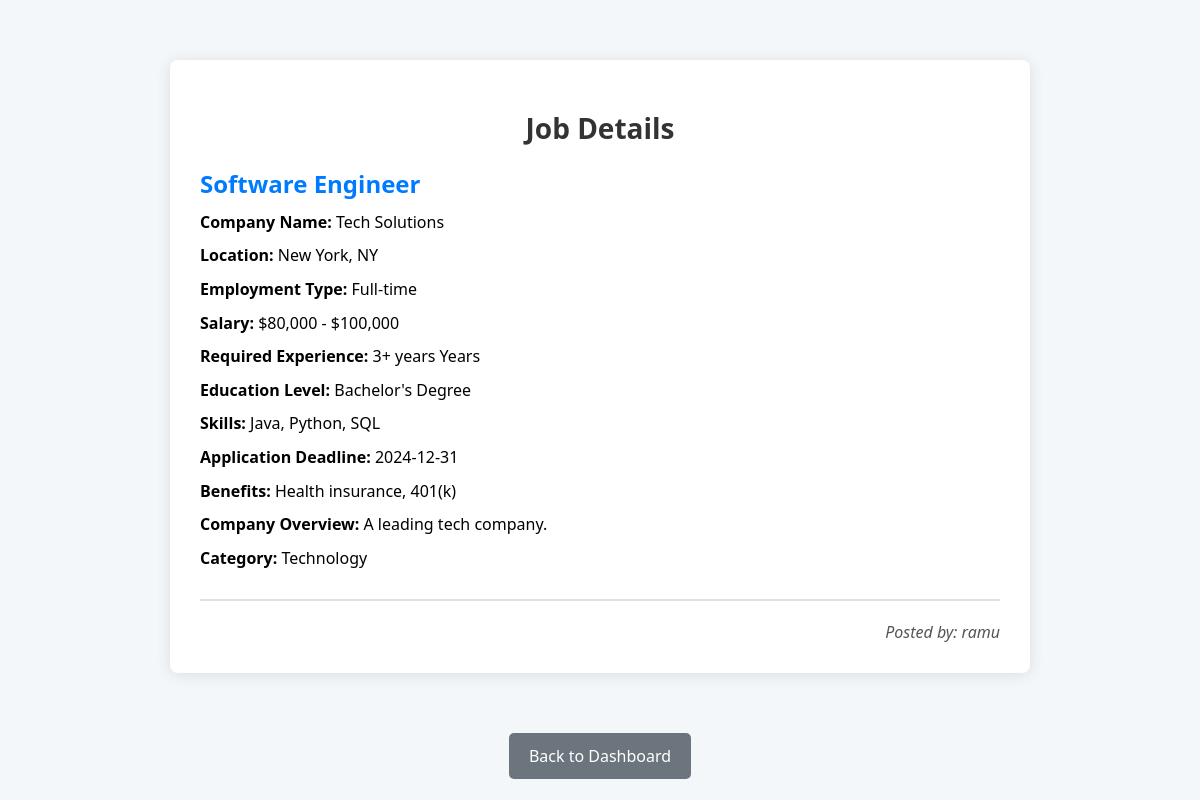
The page /Authentication/job_details.php?job_id=1 (signed in) on the database its author committed.
### tables this page shows
CREATE TABLE `jobs` (
  `id` int(11) NOT NULL,
  `user_id` int(11) NOT NULL,
  `job_title` varchar(255) NOT NULL,
  `job_description` text NOT NULL,
  `company_name` varchar(255) NOT NULL,
  `email` varchar(255) NOT NULL,
  `location` varchar(255) NOT NULL,
  `employment_type` varchar(255) NOT NULL,
  `salary` varchar(255) DEFAULT NULL,
  `required_experience` varchar(255) DEFAULT NULL,
  `education_level` varchar(255) DEFAULT NULL,
  `skills` text DEFAULT NULL,
  `application_deadline` date DEFAULT NULL,
  `benefits` text DEFAULT NULL,
  `company_overview` text DEFAULT NULL,
  `contact_information` text DEFAULT NULL,
  `category_name` varchar(255) NOT NULL,
  `status` enum('pending','approved','rejected') NOT NULL DEFAULT 'pending',
  `created_at` timestamp NOT NULL DEFAULT current_timestamp(),
  `updated_at` timestamp NOT NULL DEFAULT current_timestamp() ON UPDATE current_timestamp(),
  `del` varchar(5) DEFAULT 'false'
);

CREATE TABLE `users` (
  `id` int(11) NOT NULL,
  `name` varchar(100) NOT NULL,
  `email` varchar(100) NOT NULL,
  `password` varchar(255) NOT NULL,
  `role` varchar(50) NOT NULL,
  `del` varchar(5) DEFAULT 'false'
);

### Authentication/job_details.php (the view, shortened to what this page needs)
<?php
$servername = "localhost";
$username = "root";
$password = "";
$dbname = "oddjob";
$conn = new mysqli($servername, $username, $password, $dbname);
$job_details = null;
if (isset($_GET['job_id'])) {
    $job_id = $_GET['job_id'];
    $job_details_query = "SELECT * FROM jobs WHERE id = '$job_id'";
    $job_details_result = $conn->query($job_details_query);
    if ($job_details_result && $job_details_result->num_rows > 0) {
        $job_details = $job_details_result->fetch_assoc();
        $employer_email = $job_details['email'];
        $get_username_query = "SELECT name FROM users WHERE email = '$employer_email'";
        $username_result = $conn->query($get_username_query);
        if ($username_result && $username_result->num_rows > 0) {
            $posted_by = $username_result->fetch_assoc()['name'];
        } else {
            $posted_by = "Unknown";
        }
    }
}
?>
<!DOCTYPE html>
<html lang="en">
<head>
</head>
<body>
    <div class="container">
        <?php if ($job_details): ?>
            <div class="job-details">
                <center><h1>Job Details</h1></center>
                <h2><?php echo $job_details['job_title']; ?></h2>
                <p><strong>Company Name:</strong> <?php echo $job_details['company_name']; ?></p>
                <p><strong>Location:</strong> <?php echo $job_details['location']; ?></p>
                <p><strong>Employment Type:</strong> <?php echo $job_details['employment_type']; ?></p>
                <p><strong>Salary:</strong> <?php echo $job_details['salary']; ?></p>
                <p><strong>Required Experience:</strong> <?php echo ($job_details['required_experience'] == 0 ? "No Experience Required" : $job_details['required_experience'] . " Years"); ?></p>
                <p><strong>Education Level:</strong> <?php echo $job_details['education_level']; ?></p>
                <p><strong>Skills:</strong> <?php echo $job_details['skills']; ?></p>
                <p><strong>Application Deadline:</strong> <?php echo $job_details['application_deadline']; ?></p>
                <p><strong>Benefits:</strong> <?php echo $job_details['benefits']; ?></p>
                <p><strong>Company Overview:</strong> <?php echo $job_details['company_overview']; ?></p>
                <p><strong>Category:</strong> <?php echo $job_details['category_name']; ?></p>
            </div>
            <div class="posted-by">
                Posted by: <?php echo $posted_by; ?>
            </div>
        <?php else: ?>
            <p>No job details found.</p>
        <?php endif; ?>
    </div>
    <?php if ($_SESSION['role']=="admin")
    {echo '<center><a href="./admin.php" class="back-button">Back to Dashboard</a></center>'; }
    else {
        echo '<center><a href="./dashboard.php" class="back-button">Back to Dashboard</a></center>';
    }?> <?php $conn->close();?>
</body>
</html>

### Authentication/job_details.php (style rules this page uses)
body { font-family: 'Segoe UI', Tahoma, Geneva, Verdana, sans-serif; background-color: #f4f7f9; margin: 0; padding: 20px; }
.container { max-width: 800px; margin: 40px auto; background-color: #ffffff; padding: 30px; border-radius: 8px; box-shadow: 0 2px 15px rgba(0, 0, 0, 0.1); transition: transform 0.2s; }
h1 { font-size: 28px; color: #333; text-align: center; margin-bottom: 20px; }
.job-details { margin-bottom: 20px; padding-bottom: 20px; border-bottom: 2px solid #e1e1e1; }
.job-details h2 { font-size: 24px; color: #007BFF; margin-bottom: 10px; }
.job-details p { margin: 8px 0; line-height: 1.6; }
.posted-by { font-style: italic; margin-top: 10px; color: #555; text-align: right; }
.back-button { background-color: #6c757d; color: white; padding: 12px 20px; border: none; border-radius: 5px; cursor: pointer; font-size: 16px; margin-top: 20px; text-decoration: none; display: inline-block; transition: background-color 0.3s ease; }

### rows shown on the page
jobs: job_title "Software Engineer", company_name "Tech Solutions", location "New York, NY", employment_type "Full-time", salary "$80,000 - $100,000", required_experience "3+ years", education_level "Bachelor's Degree", skills "Java, Python, SQL", application_deadline "2024-12-31", benefits "Health insurance, 401(k)", company_overview "A leading tech company.", category_name "Technology"
users: name "ramu"
